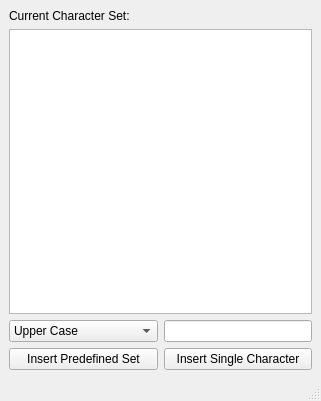
<?xml version="1.0" encoding="UTF-8"?>
<ui version="4.0">
 <class>CharsetWindow</class>
 <widget class="QMainWindow" name="CharsetWindow">
  <property name="geometry">
   <rect>
    <x>0</x>
    <y>0</y>
    <width>321</width>
    <height>401</height>
   </rect>
  </property>
  <property name="sizePolicy">
   <sizepolicy hsizetype="Expanding" vsizetype="Preferred">
    <horstretch>0</horstretch>
    <verstretch>0</verstretch>
   </sizepolicy>
  </property>
  <property name="windowTitle">
   <string>Charset Select</string>
  </property>
  <widget class="QWidget" name="centralwidget">
   <layout class="QGridLayout" name="gridLayout">
    <item row="3" column="0">
     <layout class="QGridLayout" name="gridLayout_2">
      <item row="1" column="0">
       <widget class="QPushButton" name="InsertSet_Button">
        <property name="sizePolicy">
         <sizepolicy hsizetype="Expanding" vsizetype="Fixed">
          <horstretch>0</horstretch>
          <verstretch>0</verstretch>
         </sizepolicy>
        </property>
        <property name="text">
         <string>Insert Predefined Set</string>
        </property>
       </widget>
      </item>
      <item row="0" column="1">
       <widget class="QLineEdit" name="insertCharacter_line">
        <property name="text">
         <string/>
        </property>
        <property name="maxLength">
         <number>1</number>
        </property>
       </widget>
      </item>
      <item row="0" column="0">
       <widget class="QComboBox" name="CharacterSet_Box">
        <property name="sizePolicy">
         <sizepolicy hsizetype="Expanding" vsizetype="Fixed">
          <horstretch>0</horstretch>
          <verstretch>0</verstretch>
         </sizepolicy>
        </property>
        <item>
         <property name="text">
          <string>Upper Case</string>
         </property>
        </item>
        <item>
         <property name="text">
          <string>Lower Case</string>
         </property>
        </item>
        <item>
         <property name="text">
          <string>Special Characters</string>
         </property>
        </item>
        <item>
         <property name="text">
          <string>Numbers</string>
         </property>
        </item>
       </widget>
      </item>
      <item row="1" column="1">
       <widget class="QPushButton" name="InsertCharacter_Button">
        <property name="text">
         <string>Insert Single Character</string>
        </property>
       </widget>
      </item>
     </layout>
    </item>
    <item row="0" column="0">
     <widget class="QLabel" name="label">
      <property name="text">
       <string>Current Character Set:</string>
      </property>
     </widget>
    </item>
    <item row="1" column="0">
     <widget class="QPlainTextEdit" name="currentCharacters"/>
    </item>
   </layout>
  </widget>
  <widget class="QStatusBar" name="statusbar"/>
 </widget>
 <resources/>
 <connections/>
</ui>
